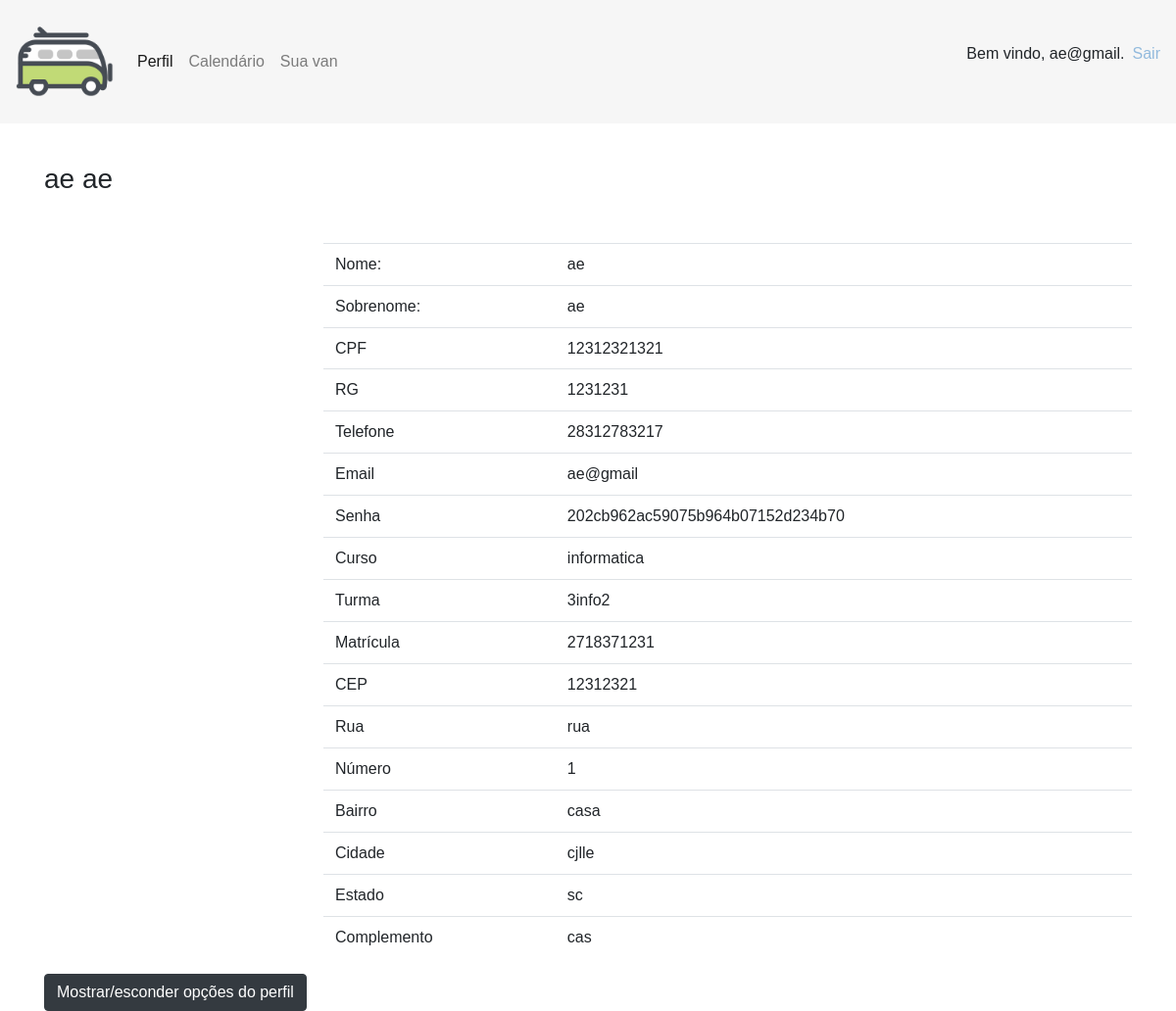
Screenshot of /paginas/perfil.php (signed in) with the database file from the repository.
### tables this page shows
CREATE TABLE `usuarios` (
  `id_usuario` int(8) NOT NULL,
  `tipuser_tip_user` int(1) DEFAULT NULL,
  `cpf` bigint(12) NOT NULL,
  `rg` int(7) NOT NULL,
  `email` varchar(40) NOT NULL,
  `nome` varchar(40) NOT NULL,
  `sobrenome` varchar(15) NOT NULL,
  `sexo` varchar(11) NOT NULL,
  `telefone` bigint(20) NOT NULL,
  `senha` longtext NOT NULL,
  `aprovado` int(1) UNSIGNED NOT NULL DEFAULT 0
);

CREATE TABLE `passageiros` (
  `id_passageiro` int(5) NOT NULL,
  `emp_cod_empresa` int(2) DEFAULT NULL,
  `id_usuario_id` int(8) DEFAULT NULL,
  `matricula` bigint(10) NOT NULL,
  `curso` varchar(40) NOT NULL,
  `turma` varchar(40) NOT NULL
);

CREATE TABLE `enderecos` (
  `id_end_passageiro` int(5) NOT NULL,
  `id_passageiro_id` int(5) DEFAULT NULL,
  `cep` int(8) NOT NULL,
  `rua` varchar(50) NOT NULL,
  `numero` bigint(6) NOT NULL,
  `bairro` varchar(20) NOT NULL,
  `estado` varchar(20) NOT NULL,
  `cidade` varchar(50) NOT NULL,
  `complemento` varchar(40) NOT NULL
);

### paginas/perfil.php (the view, shortened to what this page needs)
<?php
require("head.php");
require("cabecalho.php");
$email = $_SESSION['email'];
$result = $conexao->query("SELECT nome, sobrenome, cpf, rg, telefone, email, senha, curso, turma, matricula, cep, rua, numero, bairro, cidade, estado, complemento
from usuarios, passageiros, enderecos
where email = '$email' and id_usuario_id = id_usuario and id_passageiro = id_passageiro_id") or die($conexao->error);
$arrayPassageiro = $result->fetch_assoc();
$resultMotorista = $conexao->query("SELECT nome, sobrenome, cpf, rg, telefone, email, senha, cnh
from usuarios, motoristas
where email = '$email' and user_iduser = id_usuario") or die($conexao->error);
$arrayMotorista = $resultMotorista->fetch_assoc();
if($arrayMotorista == null){
  $arrayMotorista = array();
}
if (array_key_exists("cnh", $arrayMotorista)) {
  $row = $arrayMotorista;
  $validar = 0;
}elseif(array_key_exists("matricula", $arrayPassageiro)){
  $row = $arrayPassageiro;
}
?>
<html lang="en">
<head>
</head>
<div class="container">
      <div class="row">
       <br>
      </div>
        <div class="toppad" >
          <div class="panel panel-info">
            <div class="panel-heading">
              <h3 class="panel-title my-3 mb-5"><?php echo $row['nome']?> <?php echo $row['sobrenome']; ?></h3>
            </div>
            <div id="perfil" style="none">
            <div class="panel-body">
              <div class="row">
                 <div class="col-md-3 col-lg-3 " align="center"> </div>
                <div class=" col-md-9 col-lg-9 ">
                  <table class="table table-user-information">
                    <tbody>
                      <tr>
                        <td>Nome:</td>
                        <td><?php echo $row['nome']; ?></td>
                      </tr>
                      <tr>
                        <td>Sobrenome:</td>
                        <td><?php echo $row['sobrenome']; ?></td>
                      </tr>
                      <tr>
                        <td>CPF</td>
                        <td><?php echo $row['cpf']; ?></td>
                      </tr>
                         <tr>
                             <tr>
                        <td>RG</td>
                        <td><?php echo $row['rg']; ?></td>
                      </tr>
                        <tr>
                        <td>Telefone</td>
                        <td><?php echo $row['telefone']; ?></td>
                      </tr>
                      <tr>
                        <td>Email</td>
                        <td><?php echo $row['email']; ?></a></td>
                      </tr>
                      <tr>
                        <td>Senha</td>
                        <td><?php echo $row['senha']; ?></td>
                      </tr>
                      <?php if(isset ($row['curso'])): ?>
                      <tr>
                        <td>Curso</td>
                        <td><?php echo $row['curso']; ?></a></td>
                      </tr>
                      <tr>
                        <td>Turma</td>
                        <td><?php echo $row['turma']; ?></td>
                      </tr>
                      </tr>
                        <td>Matrícula</td>
                        <td><?php echo $row['matricula']; ?></td>
                      <tr>
                        <td>CEP</td>
                        <td><?php echo $row['cep']; ?></td>
                      </tr>
                      <tr>
                        <td>Rua</td>
                        <td><?php echo $row['rua']; ?></td>
                      </tr>
                      <tr>
                        <td>Número</td>
                        <td><?php echo $row['numero']; ?></td>
                      </tr>
                      <tr>
                        <td>Bairro</td>
                        <td><?php echo $row['bairro']; ?></td>
                      </tr>
                      <tr>
                        <td>Cidade</td>
                        <td><?php echo $row['cidade']; ?></td>
                      </tr>
                      <tr>
                        <td>Estado</td>
                        <td><?php echo $row['estado']; ?></td>
                      </tr>
                      <tr>
                        <td>Complemento</td>
                        <td><?php echo $row['complemento']; ?></td>
                      </tr>
                      <?php endif; ?>
                    </tbody>
                  </table>
                </div>
              </div>
              </div>
              <button onclick="editarperfil()" type="button" class="btn btn-dark">Mostrar/esconder opções do perfil</button>
              </div>
            </div>
          </div>
        </div>

### css/estilo.css (style rules this page uses)
body { font-family: "Poppins", sans-serif; height: 100vh; }

### rows the page displays
usuarios: nome "ae", sobrenome "ae", cpf "12312321321", rg "1231231", telefone "28312783217", email "ae@gmail", senha "202cb962ac59075b964b07152d234b70", passageiros.curso "informatica", passageiros.turma "3info2", passageiros.matricula "2718371231", enderecos.cep "12312321", enderecos.rua "rua", enderecos.numero "1", enderecos.bairro "casa", enderecos.cidade "cjlle", enderecos.estado "sc", enderecos.complemento "cas"

### other values shown
$_SESSION['email'] "ae@gmail"
